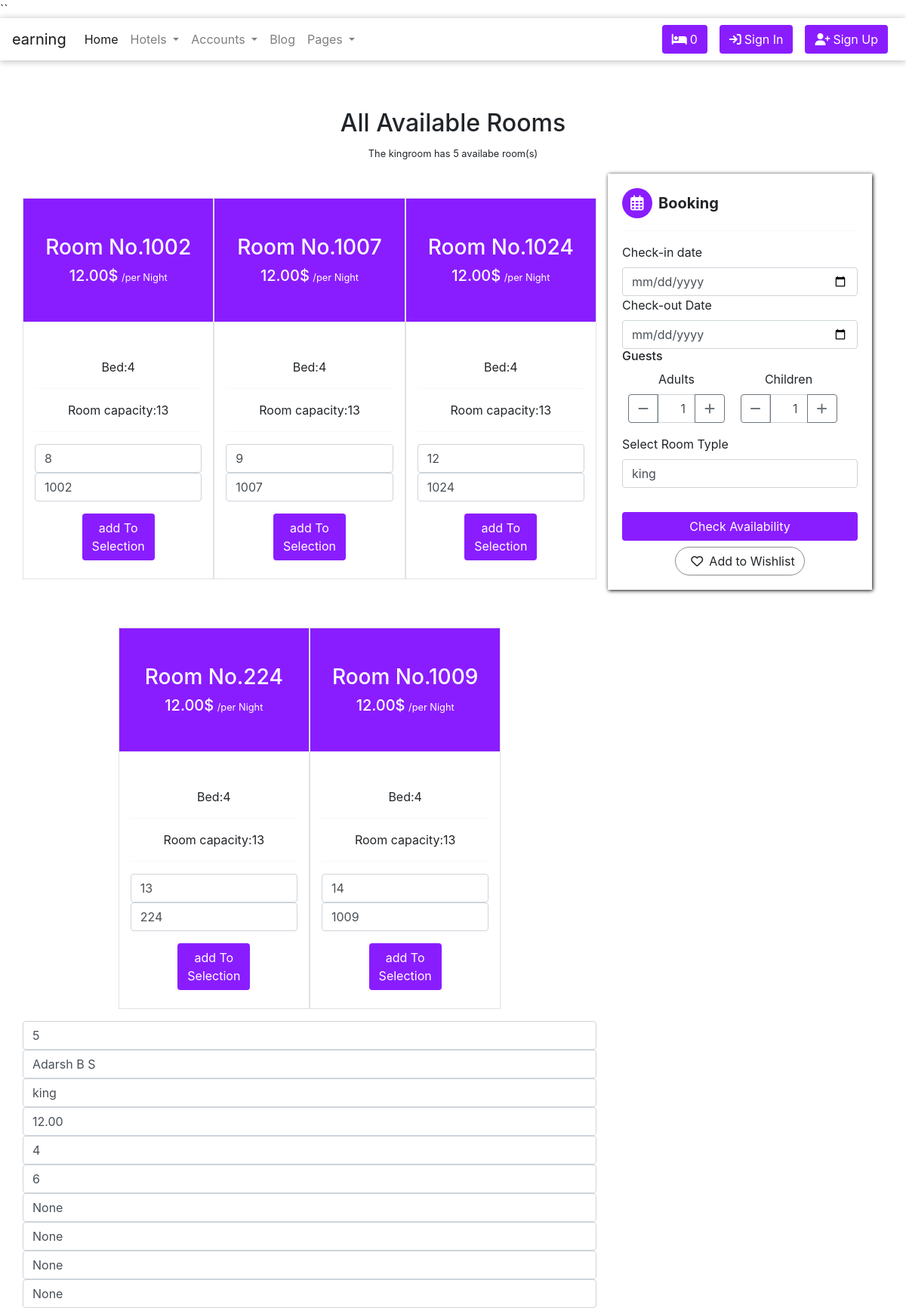
/detail/adarsh-b-s/room-type/adarsh-b-s/, run on the app's committed database.
### hotel/models.py (models this page shows, shortened)
class RoomType(models.Model):
    hotel =models.ForeignKey(Hotel,on_delete=models.CASCADE)
    type = models.CharField(max_length=10)
    price = models.DecimalField(max_digits=122, decimal_places=2, default=0.00)
    number_of_beds= models.PositiveIntegerField(default=0)
    room_capacity=models.PositiveBigIntegerField(default=0)
    rtid = ShortUUIDField(unique=True, length=10, max_length=20, alphabet='abcdefghijklmnopqrstuvwxyz')
    slug= models.SlugField(unique=True)
    data = models.DateTimeField(auto_now_add=True)
    class Meta:
        verbose_name_plural = "Room type"

class Room(models.Model):
    hotel = models.ForeignKey(Hotel,on_delete=models.CASCADE,related_name='rooms')
    room_type=models.ForeignKey(RoomType, on_delete=models.CASCADE,related_name='room_types')
    room_number = models.CharField(max_length=1000)
    is_available= models.BooleanField(default=True)
    rid = ShortUUIDField(unique=True, length=10, max_length=20, alphabet='abcdefghijklmnopqrstuvwxyz')
    date = models.DateTimeField(auto_now_add=False)
    class Meta:
        verbose_name_plural = "Rooms"

class Hotel(models.Model):
    user = models.ForeignKey(User,on_delete=models.SET_NULL,null=True)
    name = models.CharField(max_length=100)
    description = CKEditor5Field(null=True,blank=True, config_name='extends')
    image = models.FileField(upload_to='hotel_galley')
    address = models.CharField(max_length=200)
    mobile = models.CharField(max_length=50)
    email = models.EmailField(max_length=110)
    status = models.CharField(max_length=20,choices=HOTEL_STATUS ,default='Live')
    tag=TaggableManager(blank=True)
    views=models.IntegerField(default=0)
    featured=models.BooleanField(default=False)
    hid = ShortUUIDField(unique=True, length=10, max_length=20, alphabet='abcdefghijklmnopqrstuvwxyz')
    slug= models.SlugField(unique=True)
    date= models.DateTimeField(auto_now_add=True)
    def hotel_room_types(self):
        return RoomType.objects.filter(hotel=self)

### hotel/views.py (the view)
# urls.py: path('detail/<slug:slug>/room-type/<slug:rt_slug>/',views.room_type_detail,name="room_type_detail"),
def room_type_detail(request, slug,rt_slug):
    hotel =Hotel.objects.get(status='Live', slug=slug)
    room_type= RoomType.objects.get(hotel=hotel,slug=rt_slug)
    rooms= Room.objects.filter(room_type=room_type, is_available=True)
    id=request.GET.get('hotel-id')
    checkin=request.GET.get('checkin')
    checkout=request.GET.get('checkout')
    adutl=request.GET.get('adult')
    children=request.GET.get('children')
    print('id===',id)
    context={
        'hotel':hotel,
        'room_type':room_type,
        'rooms':rooms,
        'checkin':checkin,
        'checkout':checkout,
        'adult':adutl,
        'children':children
    }
    return render(request,'hotel/room_type_detail.html',context)

### templates/hotel/room_type_detail.html (shortened to what this page needs)
{% extends "base/base.html" %} {% block content %}
{% load static%}
<div class="container text-center mt-5 pt-3">
  <h2>All Available Rooms</h2>
  <small>The {{room_type.type}}room has {{rooms.count}} availabe room(s)</small>
</div>
<div class="container">
  <div class="row">
    <div class="col-md-8 col-12">
      <div class="container m-0 p-0">
        <div class="row d-flex justify-content-center ">
          {% for r in rooms %}
          <div class="col-4  border mt-5 mb-3  px-0">
            <div class="col-12 text-center nav_btn py-5 my-0">
              <h3>Room No.{{r.room_number}}</h3>
              <h5 class="d-inline">{{r.room_type.price}}$</h5>
              <small>/per Night</small>
            </div>
            <div class="col-12 text-center mt-5">
              <p>Bed:{{r.room_type.number_of_beds}}</p>
              <hr />
              <p>Room capacity:{{r.room_type.room_capacity}}</p>
              <hr />
              <div>
              <input type="text" class="room_id_{{r.id}} form-control" value="{{r.id}}" id='room_id' >
              <input type="text" class="room_number_{{r.id}} form-control" value="{{r.room_number}}" id="room_number">
              </div>
              <button class="btn nav_btn mb-4 mt-3 add-to-selection" data-index="{{r.id}}">
                add To <br />
                Selection
              </button>
            </div>
          </div>
          {% endfor %}
          <input class="form-control" type="text" value="{{hotel.id}}" id="id">
          <input class="form-control" type="text" value="{{hotel.name}}" id="hotel_name">
          <input class="form-control" type="text" value="{{room_type.type}}" id="room_name">
          <input class="form-control" type="text" value="{{room_type.price}}" id="room_price">
          <input class="form-control" type="text" value="{{room_type.number_of_beds}}" id="number_of_beds">
          <input class="form-control" type="text" value="{{room_type.id}}" id="room_type">
          <input class="form-control" type="text" value="{{checkin}}" id="checkin">
          <input class="form-control" type="text" value="{{checkout}}" id="checkout">
          <input class="form-control" type="text" value="{{adult}}" id="adult">
          <input class="form-control" type="text" value="{{children}}" id="children">
        </div>
      </div>
    </div>
    <div class="col-md-4 col-12">
      <div class="box-r my-3">
        <h5>
          <i class="fa-regular fa-calendar-days calender mr-2"></i
          ><b>Booking</b>
        </h5>
        <hr />
        <form class="" method="POST" action="{% url 'booking:check_room_availability' %}">
        <label for="">Check-in date</label>
        <input type="date" name="checkin" class="form-control" >
        <label for="">Check-out Date</label>
        <input type="date" class="form-control" name="checkout" >
        <h6>Guests</h6>
        <label for="" class="text-center">Adults
        <div class="input-group inline-group ">
          <div class="input-group-prepend">
            <span class="btn btn-outline-secondary btn-minus">
              <i class="fa fa-minus"></i>
            </span>
          </div>
          <input class="form-control quantity" min="0" name="adult" value="1" type="number">
          <div class="input-group-append">
            <span class="btn btn-outline-secondary btn-plus">
              <i class="fa fa-plus"></i>
            </span>
          </div>
        </div>
      </label>
      <label for="" class="text-center">Children
      <div class="input-group inline-group  ">
        <div class="input-group-prepend">
          <span class="btn btn-outline-secondary btn-minus">
            <i class="fa fa-minus"></i>
          </span>
        </div>
        <input class="form-control quantity" min="0" name="children" value="1" type="number">
        <div class="input-group-append">
          <span class="btn btn-outline-secondary btn-plus">
            <i class="fa fa-plus"></i>
          </span>
        </div>
      </div></label>
  <br>
        <label for="">Select Room Typle</label>
        <br>
        <div class="select is-multiple">
        <select class="form-control" name='room_type' aria-label=".form-select-lg example">
          {% for r  in hotel.hotel_room_types  %}
          <option value='{{r.slug}}'>{{r.type}}</option>
          {% endfor %}
        </select>
        <br></div>
        <button class="btn nav_btn btn-block my-2">Check Availability</button>
        <div class="text-center">
        <button class="btn btn-wish text-enter"><i class="fa-regular fa-heart  fa-md px-2 "></i>Add to Wishlist</button>
         </div>
        </form>
      </div>
    </div>
  </div>
</div>
{% endblock content %}

### static/css/style.css (style rules this page uses)
.nav_btn { background-color: #8A1DFF !important; color: white !important; }
.box-r { box-shadow: 1px 1px 5px black; margin: 0; padding: 19px; }
.btn-wish { border: 1px solid rgb(140, 140, 140) !important; border-radius: 19px !important; }
.inline-group { max-width: 9rem; padding: .5rem; }
.inline-group .form-control { text-align: right; }
.calender { padding-top: 10px; padding-left: 11px; background-color: #8A1DFF; color: white; width: 40px; height: 40px; border-radius: 50%; }

### data on the page
RoomType: type "king", price "12.00", number_of_beds "4", id "6"
Room: room_number "1002", room_type.price "12.00", room_type.number_of_beds "4", room_type.room_capacity "13", id "8"
Room: room_number "1007", room_type.price "12.00", room_type.number_of_beds "4", room_type.room_capacity "13", id "9"
Room: room_number "1024", room_type.price "12.00", room_type.number_of_beds "4", room_type.room_capacity "13", id "12"
Room: room_number "224", room_type.price "12.00", room_type.number_of_beds "4", room_type.room_capacity "13", id "13"
Room: room_number "1009", room_type.price "12.00", room_type.number_of_beds "4", room_type.room_capacity "13", id "14"
Hotel: id "5", name "Adarsh B S"

### other printed values
{{ request.session.selection_data_obj|length }} "0"
{{ rooms.count }} "5"
form field room_type "king"
